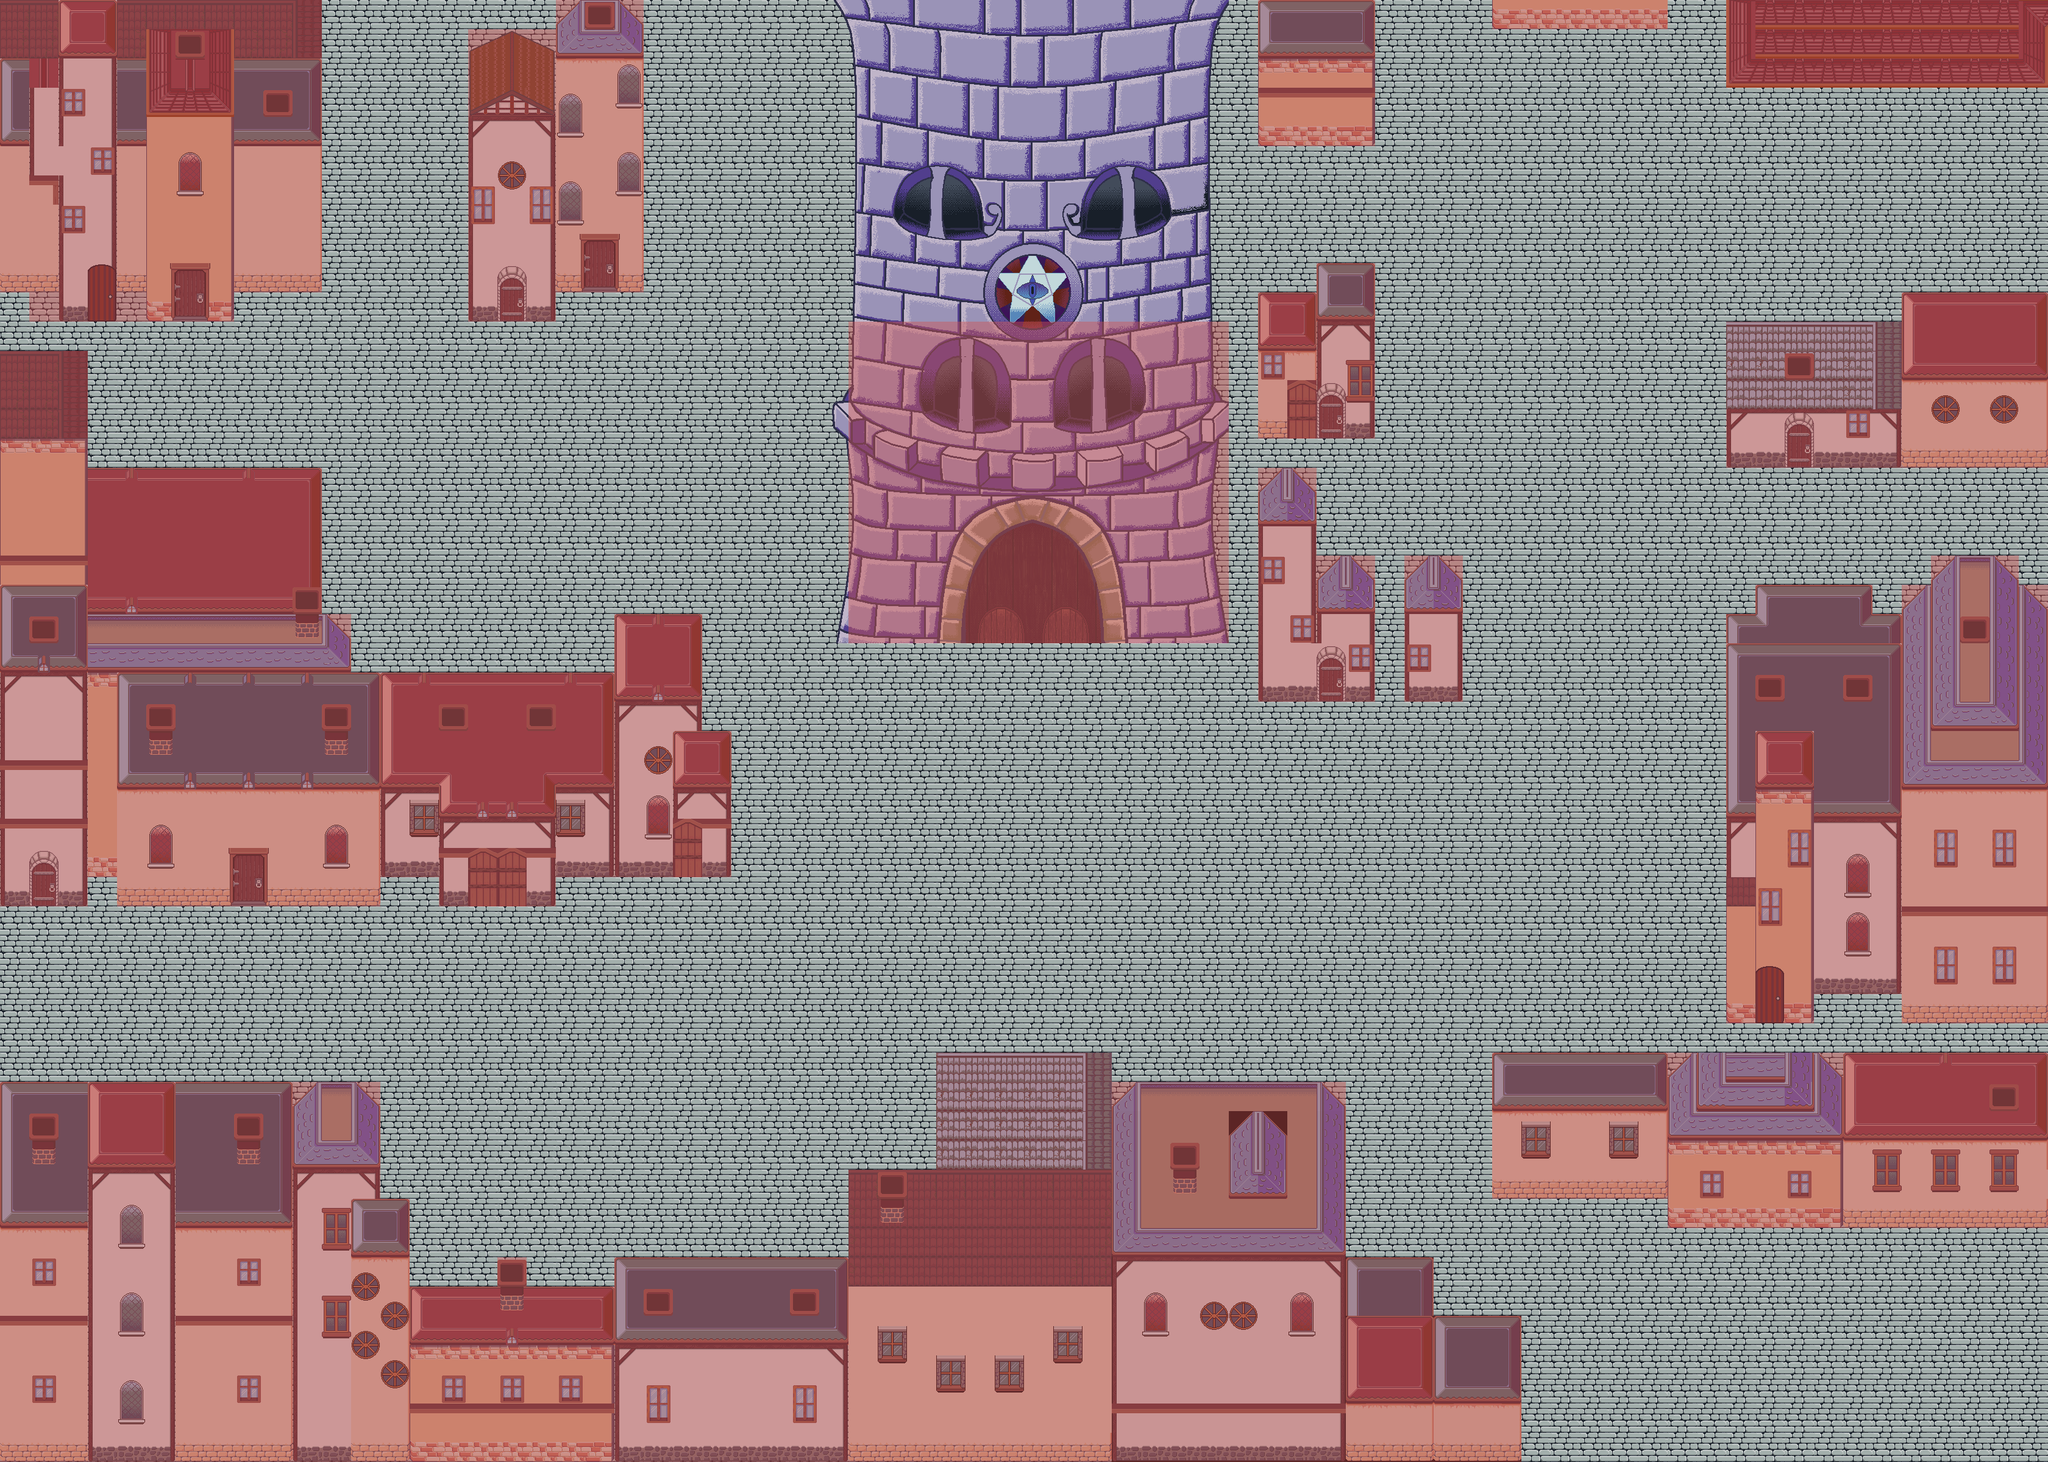

The image is a tile-based game level rendered from a .tmx file. Its description and source (layers, tilesets, objects; grid data summarised) follow:
An orthogonal 70x50 tile map with 48x48 px tiles, 6 tile layers (Tile Layer 1, Tile Layer 2, Tile Layer 3, Tower, ...), 2 hidden layers not drawn, 6 tilesets and 19 objects.

<map version="1.0" tiledversion="1.0.3" orientation="orthogonal" renderorder="right-down" width="70" height="50" tilewidth="48" tileheight="48" nextobjectid="34">
 <tileset firstgid="1" name="House_and_Streets" tilewidth="48" tileheight="48" tilecount="256" columns="16">
  <image source="../img/tilesets/House_and_Streets.png" width="768" height="768" />
 </tileset>
 <tileset firstgid="257" name="HousePackedSheet" tilewidth="48" tileheight="48" tilecount="192" columns="16">
  <image source="../img/tilesets/HousePackedSheet.png" width="768" height="576" />
 </tileset>
 <tileset firstgid="449" name="Sewer" tilewidth="48" tileheight="48" tilecount="100" columns="10">
  <image source="../img/tilesets/Sewer.png" width="480" height="480" />
 </tileset>
 <tileset firstgid="549" name="Royal District" tilewidth="48" tileheight="48" tilecount="192" columns="16">
  <image source="../img/tilesets/Royal District.png" width="768" height="576" />
 </tileset>
 <tileset firstgid="741" name="TileCollision_48x48" tilewidth="48" tileheight="48" tilecount="20" columns="5">
  <image source="../img/tilesets/TileCollision_48x48.png" width="240" height="192" />
 </tileset>
 <tileset firstgid="761" name="Tower" tilewidth="48" tileheight="48" tilecount="308" columns="14">
  <image source="../img/tilesets/Tower.png" width="700" height="1080" />
 </tileset>
 <imagelayer name="Image Layer 1" visible="0" offsetx="-956" offsety="-388">
  <image source="../img/parallaxes/Map007.png" />
 </imagelayer>
 <layer name="Tile Layer 1" width="70" height="50" opacity="0.97">
  <data>[3500 cells, 3500 non-empty, 45 distinct tile ids]</data>
 </layer>
 <layer name="Tile Layer 2" width="70" height="50">
  <data>[3500 cells, 1301 non-empty, 112 distinct tile ids]</data>
 </layer>
 <layer name="Tile Layer 3" width="70" height="50">
  <data>[3500 cells, 229 non-empty, 29 distinct tile ids]</data>
 </layer>
 <layer name="collisions" width="70" height="50" visible="0">
  <properties>
   <property name="collision" value="full" />
  </properties>
  <data>[3500 cells, 1426 non-empty, 1 distinct tile ids]</data>
 </layer>
 <layer name="Tower" width="70" height="50">
  <properties>
   <property name="zIndex" value="3" />
  </properties>
  <data>[3500 cells, 168 non-empty, 168 distinct tile ids]</data>
 </layer>
 <layer name="Tower Top" width="70" height="50">
  <properties>
   <property name="zIndex" value="5" />
  </properties>
  <data>[3500 cells, 156 non-empty, 156 distinct tile ids]</data>
 </layer>
 <layer name="Collisions" width="70" height="50" opacity="0.45">
  <properties>
   <property name="collision" value="full" />
  </properties>
  <data>[3500 cells, 1585 non-empty, 1 distinct tile ids]</data>
 </layer>
 <objectgroup name="Object Layer 1">
  <object id="15" x="-1" y="1534.5" width="49" height="48.5" />
  <object id="16" x="-1" y="1583" width="48.5" height="47" />
  <object id="17" x="-1.5" y="1630.5" width="49.5" height="47.5" />
  <object id="18" x="-1.5" y="1679" width="50" height="48" />
  <object id="19" x="0" y="527.333" width="48" height="48" />
  <object id="20" x="-0.181818" y="575.636" width="48.1818" height="48.3636" />
  <object id="21" x="-0.363636" y="624.182" width="48.1818" height="47.2727" />
  <object id="22" x="2160" y="1102.67" width="44" height="48" />
  <object id="23" x="2881.33" y="1629.33" width="42.6667" height="46.6667" />
  <object id="24" x="2113.33" y="670.667" width="45.3333" height="49.3333" />
  <object id="25" x="2157.33" y="672" width="46.6667" height="46.6667" />
  <object id="26" x="385.333" y="1438.67" width="44" height="48" />
  <object id="27" x="769.333" y="1438.67" width="46.6667" height="48" />
  <object id="28" x="816" y="1437.33" width="44" height="50.6667" />
  <object id="29" x="1106.67" y="1392" width="42.6667" height="44" />
  <object id="30" x="961.333" y="433.333" width="45.3333" height="46.6667" />
  <object id="31" x="822.667" y="485.333" width="34.6667" height="41.3333" />
  <object id="32" x="146.667" y="482.667" width="45.3333" height="45.3333" />
  <object id="33" x="284" y="480" width="54.6667" height="44" />
 </objectgroup>
</map>
